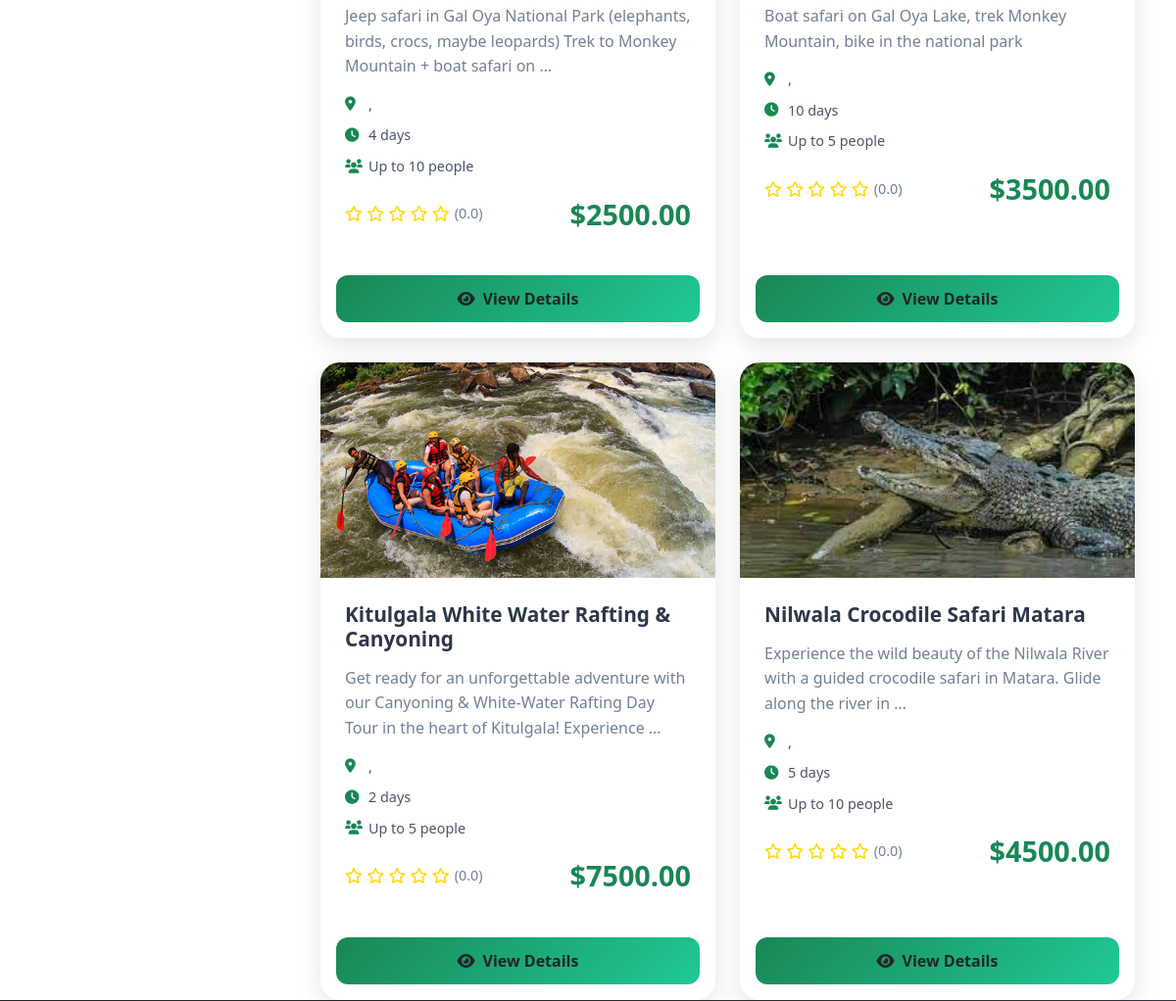
Page /packages/ (middle part) on the earlier database version.
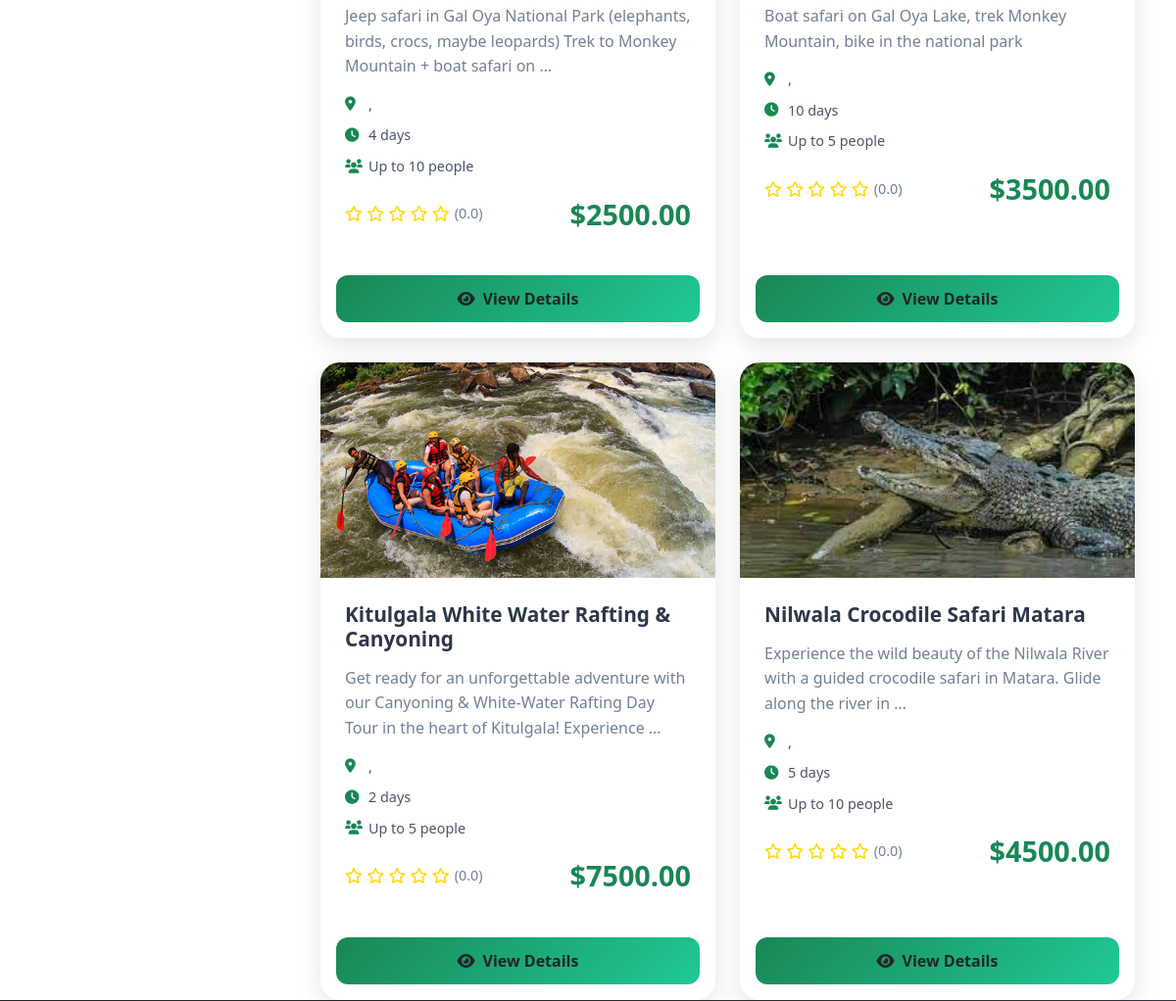
Same page on the later database version.
### travel/views.py (the view)
# urls.py: path('packages/', views.package_list, name='package_list'),
def package_list(request):
    try:
        packages = Package.objects.filter(is_active=True)
        destinations = Destination.objects.filter(is_active=True)
    except:
        packages = []
        destinations = []
    search_query = request.GET.get('search', '')
    if search_query:
        packages = packages.filter(
            Q(name__icontains=search_query) |
            Q(destination__name__icontains=search_query) |
            Q(description__icontains=search_query)
        )
    destination_id = request.GET.get('destination', '')
    if destination_id:
        try:
            packages = packages.filter(destination_id=int(destination_id))
        except (ValueError, TypeError):
            pass
    package_type = request.GET.get('type', '')
    if package_type:
        packages = packages.filter(package_type=package_type)
    min_price = request.GET.get('min_price', '')
    max_price = request.GET.get('max_price', '')
    if min_price:
        try:
            packages = packages.filter(price__gte=float(min_price))
        except (ValueError, TypeError):
            pass
    if max_price:
        try:
            packages = packages.filter(price__lte=float(max_price))
        except (ValueError, TypeError):
            pass
    paginator = Paginator(packages, 12)
    page_number = request.GET.get('page')
    page_obj = paginator.get_page(page_number)
    template = loader.get_template('travel/package_list.html')
    context = {
        'page_obj': page_obj,
        'destinations': destinations,
        'search_query': search_query,
        'selected_destination': destination_id,
        'selected_type': package_type,
        'min_price': min_price,
        'max_price': max_price,
    }
    return HttpResponse(template.render(context, request))

### travel/context_processors.py (called while the page is built)
def user_profile(request):
    if request.user.is_authenticated:
        try:
            profile, created = UserProfile.objects.get_or_create(user=request.user)
            return {'user_profile': profile}
        except:
            return {'user_profile': None}
    return {'user_profile': None}

### travel/models.py (called while the page is built)
    def average_rating(self):
        reviews = self.review_set.all()
        if reviews:
            return sum([review.rating for review in reviews]) / len(reviews)
        return 0

### travel/templates/travel/package_list.html (shortened to what this page needs)
{% extends 'travel/base.html' %}
{% block content %}
<div class="container">
    <div class="row">
        <div class="col-lg-3 mb-4">
        </div>
        <div class="col-lg-9">
            <div class="package-grid">
                {% for package in page_obj %}
                <div class="package-card card h-100">
                    {% if package.is_featured %}
                        <div class="featured-badge">
                        </div>
                    {% endif %}
                    <div class="package-type-badge">
                    </div>
                    <div class="position-relative overflow-hidden">
                        {% if package.image %}
                        <img src="{{ package.image.url }}" class="card-img-top" alt="{{ package.name }}">
                        {% endif %}
                    </div>
                    <div class="card-body">
                        <h5 class="card-title">{{ package.name }}</h5>
                        <p class="card-text">{{ package.description|truncatewords:20 }}</p>
                        <div class="package-info">
                            <i class="fas fa-map-marker-alt"></i>
                            <span>{{ package.destination.name }}, {{ package.destination.country }}</span>
                        </div>
                        <div class="package-info">
                            <i class="fas fa-clock"></i>
                            <span>{{ package.duration_days }} day{{ package.duration_days|pluralize }}</span>
                        </div>
                        <div class="package-info">
                            <i class="fas fa-users"></i>
                            <span>Up to {{ package.max_people }} people</span>
                        </div>
                        <div class="d-flex justify-content-between align-items-center mt-3">
                            <div class="package-rating">
                                <div class="stars">
                                    {% for i in "12345" %}
                                        {% if forloop.counter <= package.average_rating %}
                                            <i class="fas fa-star"></i>
                                        {% else %}
                                            <i class="far fa-star"></i>
                                        {% endif %}
                                    {% endfor %}
                                </div>
                                <span class="rating-text">({{ package.average_rating|floatformat:1 }})</span>
                            </div>
                            <p class="package-price">${{ package.price }}</p>
                        </div>
                    </div>
                    <div class="card-footer bg-transparent border-0 p-3">
                        <a href="{% url 'package_detail' package.id %}" class="btn btn-view-details w-100">
                            <i class="fas fa-eye me-2"></i>View Details
                        </a>
                    </div>
                </div>
                {% endfor %}
            </div>
        </div>
    </div>
</div>
{% endblock %}

Differences in the rows shown:
changed Package "Nilwala Crocodile Safari Matara": is_featured True → False (drawn)
